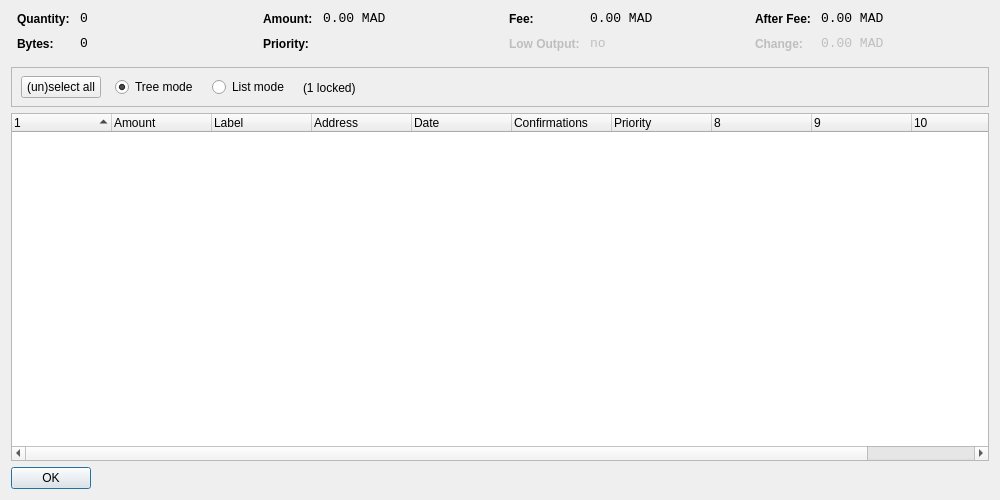
<?xml version="1.0" encoding="UTF-8"?>
<ui version="4.0">
 <class>CoinControlDialog</class>
 <widget class="QDialog" name="CoinControlDialog">
  <property name="geometry">
   <rect>
    <x>0</x>
    <y>0</y>
    <width>1000</width>
    <height>500</height>
   </rect>
  </property>
  <property name="windowTitle">
   <string>Coin Control</string>
  </property>
  <layout class="QVBoxLayout" name="verticalLayout">
   <item>
    <layout class="QHBoxLayout" name="horizontalLayoutTop" stretch="0,0,0,0">
     <property name="topMargin">
      <number>0</number>
     </property>
     <property name="bottomMargin">
      <number>10</number>
     </property>
     <item>
      <layout class="QFormLayout" name="formLayoutCoinControl1">
       <property name="horizontalSpacing">
        <number>10</number>
       </property>
       <property name="verticalSpacing">
        <number>10</number>
       </property>
       <property name="leftMargin">
        <number>6</number>
       </property>
       <property name="rightMargin">
        <number>6</number>
       </property>
       <item row="0" column="0">
        <widget class="QLabel" name="labelCoinControlQuantityText">
         <property name="styleSheet">
          <string notr="true">font-weight:bold;</string>
         </property>
         <property name="text">
          <string>Quantity:</string>
         </property>
        </widget>
       </item>
       <item row="0" column="1">
        <widget class="QLabel" name="labelCoinControlQuantity">
         <property name="font">
          <font>
           <family>Monospace</family>
           <pointsize>10</pointsize>
          </font>
         </property>
         <property name="cursor">
          <cursorShape>IBeamCursor</cursorShape>
         </property>
         <property name="contextMenuPolicy">
          <enum>Qt::ActionsContextMenu</enum>
         </property>
         <property name="text">
          <string notr="true">0</string>
         </property>
         <property name="textInteractionFlags">
          <set>Qt::LinksAccessibleByMouse|Qt::TextSelectableByKeyboard|Qt::TextSelectableByMouse</set>
         </property>
        </widget>
       </item>
       <item row="1" column="0">
        <widget class="QLabel" name="labelCoinControlBytesText">
         <property name="styleSheet">
          <string notr="true">font-weight:bold;</string>
         </property>
         <property name="text">
          <string>Bytes:</string>
         </property>
        </widget>
       </item>
       <item row="1" column="1">
        <widget class="QLabel" name="labelCoinControlBytes">
         <property name="font">
          <font>
           <family>Monospace</family>
           <pointsize>10</pointsize>
          </font>
         </property>
         <property name="cursor">
          <cursorShape>IBeamCursor</cursorShape>
         </property>
         <property name="contextMenuPolicy">
          <enum>Qt::ActionsContextMenu</enum>
         </property>
         <property name="text">
          <string notr="true">0</string>
         </property>
         <property name="textInteractionFlags">
          <set>Qt::LinksAccessibleByMouse|Qt::TextSelectableByKeyboard|Qt::TextSelectableByMouse</set>
         </property>
        </widget>
       </item>
      </layout>
     </item>
     <item>
      <layout class="QFormLayout" name="formLayoutCoinControl2">
       <property name="horizontalSpacing">
        <number>10</number>
       </property>
       <property name="verticalSpacing">
        <number>10</number>
       </property>
       <property name="leftMargin">
        <number>6</number>
       </property>
       <property name="rightMargin">
        <number>6</number>
       </property>
       <item row="0" column="0">
        <widget class="QLabel" name="labelCoinControlAmountText">
         <property name="styleSheet">
          <string notr="true">font-weight:bold;</string>
         </property>
         <property name="text">
          <string>Amount:</string>
         </property>
        </widget>
       </item>
       <item row="0" column="1">
        <widget class="QLabel" name="labelCoinControlAmount">
         <property name="font">
          <font>
           <family>Monospace</family>
           <pointsize>10</pointsize>
          </font>
         </property>
         <property name="cursor">
          <cursorShape>IBeamCursor</cursorShape>
         </property>
         <property name="contextMenuPolicy">
          <enum>Qt::ActionsContextMenu</enum>
         </property>
         <property name="text">
          <string notr="true">0.00 MAD</string>
         </property>
         <property name="textInteractionFlags">
          <set>Qt::LinksAccessibleByMouse|Qt::TextSelectableByKeyboard|Qt::TextSelectableByMouse</set>
         </property>
        </widget>
       </item>
       <item row="1" column="0">
        <widget class="QLabel" name="labelCoinControlPriorityText">
         <property name="styleSheet">
          <string notr="true">font-weight:bold;</string>
         </property>
         <property name="text">
          <string>Priority:</string>
         </property>
        </widget>
       </item>
       <item row="1" column="1">
        <widget class="QLabel" name="labelCoinControlPriority">
         <property name="font">
          <font>
           <family>Monospace</family>
           <pointsize>10</pointsize>
          </font>
         </property>
         <property name="cursor">
          <cursorShape>IBeamCursor</cursorShape>
         </property>
         <property name="contextMenuPolicy">
          <enum>Qt::ActionsContextMenu</enum>
         </property>
         <property name="text">
          <string/>
         </property>
         <property name="textInteractionFlags">
          <set>Qt::LinksAccessibleByMouse|Qt::TextSelectableByKeyboard|Qt::TextSelectableByMouse</set>
         </property>
        </widget>
       </item>
      </layout>
     </item>
     <item>
      <layout class="QFormLayout" name="formLayoutCoinControl3">
       <property name="horizontalSpacing">
        <number>10</number>
       </property>
       <property name="verticalSpacing">
        <number>10</number>
       </property>
       <property name="leftMargin">
        <number>6</number>
       </property>
       <property name="rightMargin">
        <number>6</number>
       </property>
       <item row="0" column="0">
        <widget class="QLabel" name="labelCoinControlFeeText">
         <property name="styleSheet">
          <string notr="true">font-weight:bold;</string>
         </property>
         <property name="text">
          <string>Fee:</string>
         </property>
        </widget>
       </item>
       <item row="0" column="1">
        <widget class="QLabel" name="labelCoinControlFee">
         <property name="font">
          <font>
           <family>Monospace</family>
           <pointsize>10</pointsize>
          </font>
         </property>
         <property name="cursor">
          <cursorShape>IBeamCursor</cursorShape>
         </property>
         <property name="contextMenuPolicy">
          <enum>Qt::ActionsContextMenu</enum>
         </property>
         <property name="text">
          <string notr="true">0.00 MAD</string>
         </property>
         <property name="textInteractionFlags">
          <set>Qt::LinksAccessibleByMouse|Qt::TextSelectableByKeyboard|Qt::TextSelectableByMouse</set>
         </property>
        </widget>
       </item>
       <item row="1" column="0">
        <widget class="QLabel" name="labelCoinControlLowOutputText">
         <property name="enabled">
          <bool>false</bool>
         </property>
         <property name="styleSheet">
          <string notr="true">font-weight:bold;</string>
         </property>
         <property name="text">
          <string>Low Output:</string>
         </property>
        </widget>
       </item>
       <item row="1" column="1">
        <widget class="QLabel" name="labelCoinControlLowOutput">
         <property name="enabled">
          <bool>false</bool>
         </property>
         <property name="font">
          <font>
           <family>Monospace</family>
           <pointsize>10</pointsize>
          </font>
         </property>
         <property name="cursor">
          <cursorShape>IBeamCursor</cursorShape>
         </property>
         <property name="contextMenuPolicy">
          <enum>Qt::ActionsContextMenu</enum>
         </property>
         <property name="text">
          <string>no</string>
         </property>
         <property name="textInteractionFlags">
          <set>Qt::LinksAccessibleByMouse|Qt::TextSelectableByKeyboard|Qt::TextSelectableByMouse</set>
         </property>
        </widget>
       </item>
      </layout>
     </item>
     <item>
      <layout class="QFormLayout" name="formLayoutCoinControl4">
       <property name="horizontalSpacing">
        <number>10</number>
       </property>
       <property name="verticalSpacing">
        <number>10</number>
       </property>
       <property name="leftMargin">
        <number>6</number>
       </property>
       <property name="rightMargin">
        <number>6</number>
       </property>
       <item row="0" column="0">
        <widget class="QLabel" name="labelCoinControlAfterFeeText">
         <property name="styleSheet">
          <string notr="true">font-weight:bold;</string>
         </property>
         <property name="text">
          <string>After Fee:</string>
         </property>
        </widget>
       </item>
       <item row="0" column="1">
        <widget class="QLabel" name="labelCoinControlAfterFee">
         <property name="font">
          <font>
           <family>Monospace</family>
           <pointsize>10</pointsize>
          </font>
         </property>
         <property name="cursor">
          <cursorShape>IBeamCursor</cursorShape>
         </property>
         <property name="contextMenuPolicy">
          <enum>Qt::ActionsContextMenu</enum>
         </property>
         <property name="text">
          <string notr="true">0.00 MAD</string>
         </property>
         <property name="textInteractionFlags">
          <set>Qt::LinksAccessibleByMouse|Qt::TextSelectableByKeyboard|Qt::TextSelectableByMouse</set>
         </property>
        </widget>
       </item>
       <item row="1" column="0">
        <widget class="QLabel" name="labelCoinControlChangeText">
         <property name="enabled">
          <bool>false</bool>
         </property>
         <property name="styleSheet">
          <string notr="true">font-weight:bold;</string>
         </property>
         <property name="text">
          <string>Change:</string>
         </property>
        </widget>
       </item>
       <item row="1" column="1">
        <widget class="QLabel" name="labelCoinControlChange">
         <property name="enabled">
          <bool>false</bool>
         </property>
         <property name="font">
          <font>
           <family>Monospace</family>
           <pointsize>10</pointsize>
          </font>
         </property>
         <property name="cursor">
          <cursorShape>IBeamCursor</cursorShape>
         </property>
         <property name="contextMenuPolicy">
          <enum>Qt::ActionsContextMenu</enum>
         </property>
         <property name="text">
          <string notr="true">0.00 MAD</string>
         </property>
         <property name="textInteractionFlags">
          <set>Qt::LinksAccessibleByMouse|Qt::TextSelectableByKeyboard|Qt::TextSelectableByMouse</set>
         </property>
        </widget>
       </item>
      </layout>
     </item>
    </layout>
   </item>
   <item>
    <widget class="QFrame" name="frame">
     <property name="minimumSize">
      <size>
       <width>0</width>
       <height>40</height>
      </size>
     </property>
     <property name="frameShape">
      <enum>QFrame::StyledPanel</enum>
     </property>
     <property name="frameShadow">
      <enum>QFrame::Sunken</enum>
     </property>
     <widget class="QWidget" name="horizontalLayoutWidget">
      <property name="geometry">
       <rect>
        <x>10</x>
        <y>0</y>
        <width>781</width>
        <height>41</height>
       </rect>
      </property>
      <layout class="QHBoxLayout" name="horizontalLayoutPanel" stretch="0,0,0,0,0">
       <property name="spacing">
        <number>14</number>
       </property>
       <item>
        <widget class="QPushButton" name="pushButtonSelectAll">
         <property name="sizePolicy">
          <sizepolicy hsizetype="Maximum" vsizetype="Fixed">
           <horstretch>0</horstretch>
           <verstretch>0</verstretch>
          </sizepolicy>
         </property>
         <property name="text">
          <string>(un)select all</string>
         </property>
        </widget>
       </item>
       <item>
        <widget class="QRadioButton" name="radioTreeMode">
         <property name="sizePolicy">
          <sizepolicy hsizetype="Maximum" vsizetype="Fixed">
           <horstretch>0</horstretch>
           <verstretch>0</verstretch>
          </sizepolicy>
         </property>
         <property name="text">
          <string>Tree mode</string>
         </property>
         <property name="checked">
          <bool>true</bool>
         </property>
        </widget>
       </item>
       <item>
        <widget class="QRadioButton" name="radioListMode">
         <property name="sizePolicy">
          <sizepolicy hsizetype="Maximum" vsizetype="Fixed">
           <horstretch>0</horstretch>
           <verstretch>0</verstretch>
          </sizepolicy>
         </property>
         <property name="text">
          <string>List mode</string>
         </property>
        </widget>
       </item>
       <item>
        <widget class="QLabel" name="labelLocked">
         <property name="text">
          <string>(1 locked)</string>
         </property>
        </widget>
       </item>
       <item>
        <spacer name="horizontalSpacer">
         <property name="orientation">
          <enum>Qt::Horizontal</enum>
         </property>
         <property name="sizeHint" stdset="0">
          <size>
           <width>40</width>
           <height>20</height>
          </size>
         </property>
        </spacer>
       </item>
      </layout>
     </widget>
    </widget>
   </item>
   <item>
    <widget class="CoinControlTreeWidget" name="treeWidget">
     <property name="contextMenuPolicy">
      <enum>Qt::CustomContextMenu</enum>
     </property>
     <property name="sortingEnabled">
      <bool>false</bool>
     </property>
     <property name="columnCount">
      <number>11</number>
     </property>
     <attribute name="headerShowSortIndicator" stdset="0">
      <bool>true</bool>
     </attribute>
     <attribute name="headerStretchLastSection">
      <bool>false</bool>
     </attribute>
     <column>
      <property name="text">
       <string/>
      </property>
     </column>
     <column>
      <property name="text">
       <string>Amount</string>
      </property>
     </column>
     <column>
      <property name="text">
       <string notr="true">Label</string>
      </property>
     </column>
     <column>
      <property name="text">
       <string>Address</string>
      </property>
     </column>
     <column>
      <property name="text">
       <string>Date</string>
      </property>
     </column>
     <column>
      <property name="text">
       <string>Confirmations</string>
      </property>
      <property name="toolTip">
       <string>Confirmed</string>
      </property>
     </column>
     <column>
      <property name="text">
       <string>Priority</string>
      </property>
     </column>
     <column>
      <property name="text">
       <string/>
      </property>
     </column>
     <column>
      <property name="text">
       <string/>
      </property>
     </column>
     <column>
      <property name="text">
       <string/>
      </property>
     </column>
     <column>
      <property name="text">
       <string/>
      </property>
     </column>
    </widget>
   </item>
   <item>
    <widget class="QDialogButtonBox" name="buttonBox">
     <property name="sizePolicy">
      <sizepolicy hsizetype="Maximum" vsizetype="Fixed">
       <horstretch>0</horstretch>
       <verstretch>0</verstretch>
      </sizepolicy>
     </property>
     <property name="orientation">
      <enum>Qt::Horizontal</enum>
     </property>
     <property name="standardButtons">
      <set>QDialogButtonBox::Ok</set>
     </property>
    </widget>
   </item>
  </layout>
 </widget>
 <customwidgets>
  <customwidget>
   <class>CoinControlTreeWidget</class>
   <extends>QTreeWidget</extends>
   <header>coincontroltreewidget.h</header>
  </customwidget>
 </customwidgets>
 <resources/>
 <connections/>
</ui>
